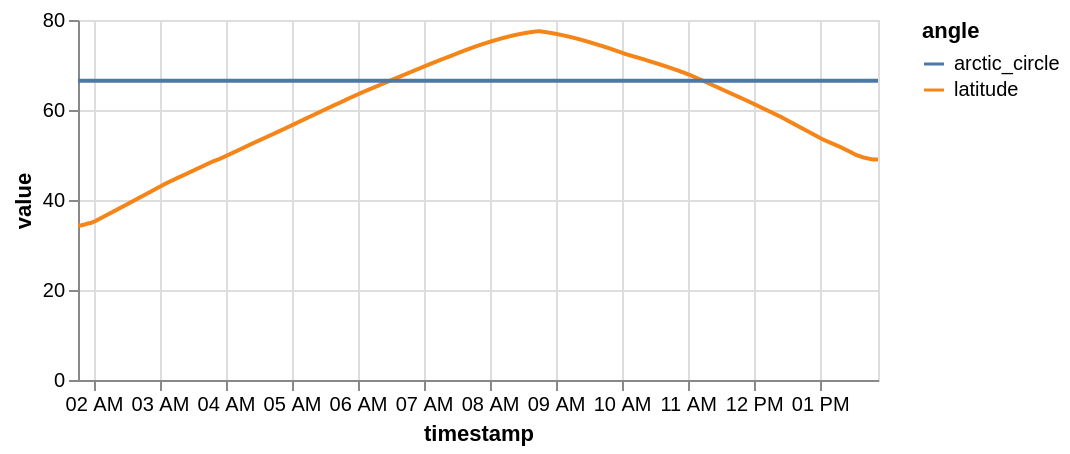

Express this chart as Vega-Lite.
### Vega-Lite specification from a JSON file in a GitHub repository (floating-point values rounded to 4 significant figures; data arrays with more than 128 entries replaced by an {"elided": "..."} marker saying what was removed)
{"config": {"view": {"continuousWidth": 400, "continuousHeight": 300}}, "data": {"name": "data-2231a40a887c6731caf4e1c2eda400dd"}, "mark": {"type": "line", "interpolate": "monotone"}, "encoding": {"color": {"type": "nominal", "field": "variable", "legend": {"title": "angle"}}, "x": {"type": "temporal", "field": "timestamp"}, "y": {"type": "quantitative", "field": "value"}}, "height": 180, "transform": [{"field": "timestamp", "timeUnit": "utcyearmonthdatehoursminutesseconds", "as": "timestamp"}], "width": 400, "$schema": "https://vega.github.io/schema/vega-lite/v5.json", "datasets": {"data-2231a40a887c6731caf4e1c2eda400dd": {"elided": "2910 records"}}}
